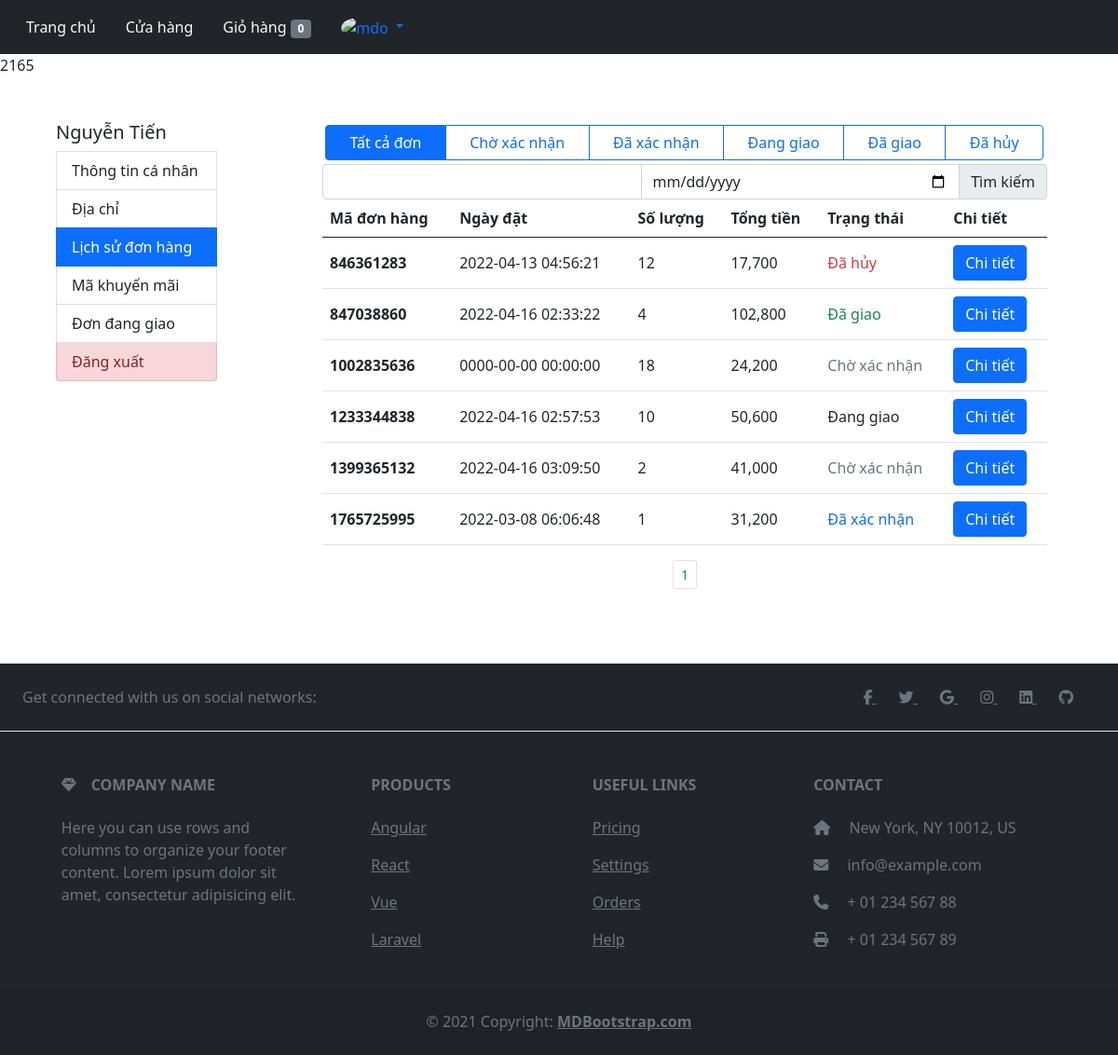
Before: /user/lichsudonhang.php?lichsu&id=2165 (signed in) with the older database file.
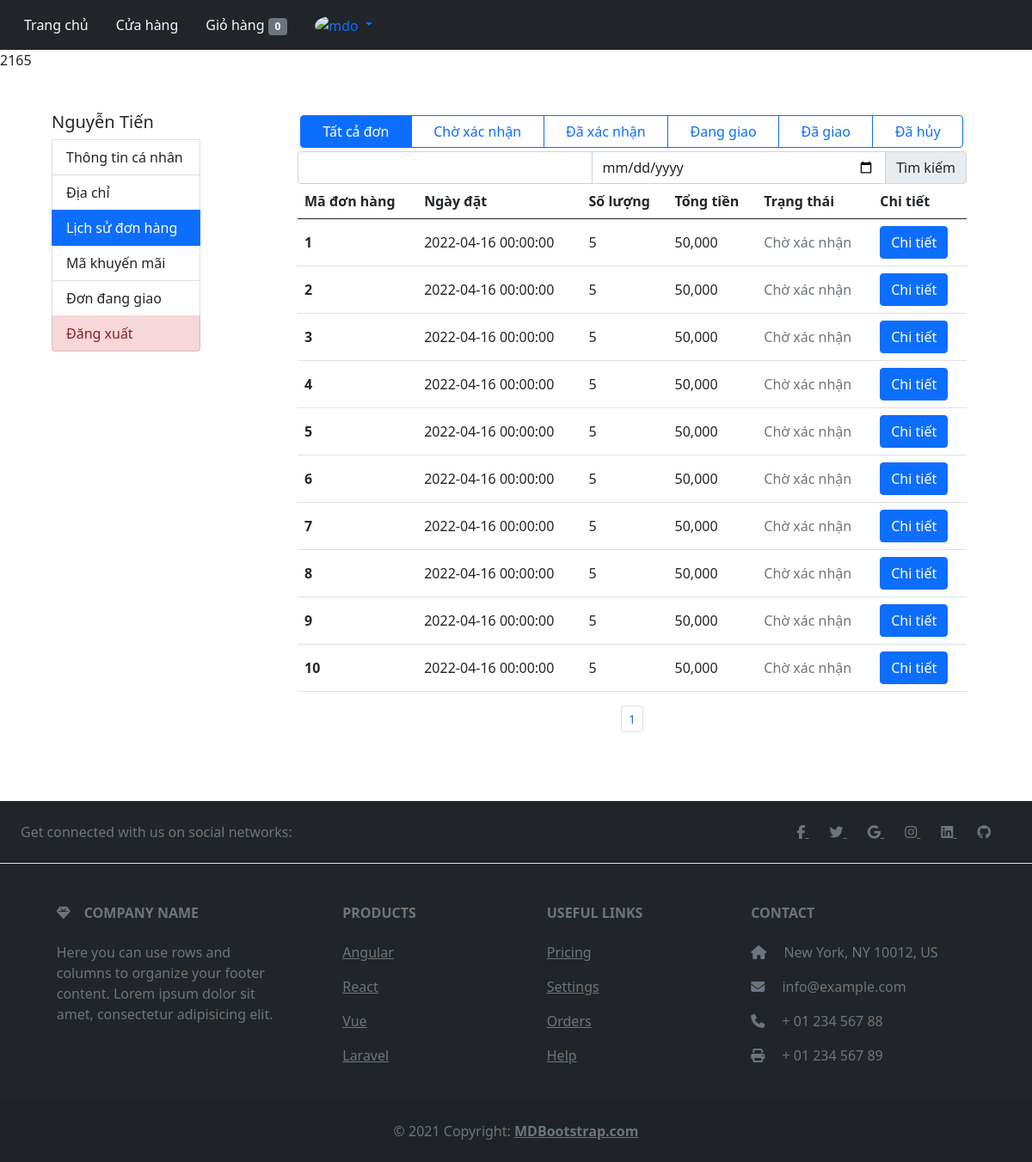
After: the same page with the newer database file.
### tables this page shows
CREATE TABLE `hoadon` (
  `id_hoadon` int(11) NOT NULL,
  `id_user` int(11) NOT NULL,
  `ngaymua` datetime NOT NULL,
  `fullname` varchar(50) NOT NULL,
  `phone` varchar(11) NOT NULL,
  `address` varchar(100) NOT NULL,
  `total_product` int(11) NOT NULL,
  `magiamgia` varchar(100) DEFAULT NULL,
  `total_money` int(11) NOT NULL,
  `statuss` varchar(50) NOT NULL
);

### query.php (called while the page is built, shortened)
<?php
function connection(){
    $conn = mysqli_connect(HOST, USERNAME, PASSWORD, DATABASE);
    return $conn;
}
function executeResult($sql){
	$conn = connection();
	$result = mysqli_query($conn, $sql);
	$data   = [];
	if ($result != null) {
		while ($row = mysqli_fetch_assoc($result)) {
			$data[] = $row;
		}
	}
	return $data;
}
function countRow($sql){
    $conn=connection();
    $result=mysqli_query($conn, $sql);
    $numrow=0;
    if($result){
        $numrow=mysqli_num_rows($result);
    }else $numrow=0;
    return $numrow;
}
?>

### user/lichsudonhang.php (the view, shortened to what the changed rows need)
<!DOCTYPE html>
<html lang="en">
<head>
    <link href="https://cdn.jsdelivr.net/npm/bootstrap@5.0.2/dist/css/bootstrap.min.css" rel="stylesheet">
</head>
<body>
    <div style="display: flex; width:90%; margin:3rem auto 3rem auto; justify-content: space-between;">
        <div id="manhinh" style="width:75%;">
            <div style="padding:0 1rem 1rem 1rem;" id="lichsudonhang">
                <table class="table">
                    <thead>
                        <tr>
                            <th scope="col">Mã đơn hàng</th>
                            <th scope="col">Ngày đặt</th>
                            <th scope="col">Số lượng</th>
                            <th scope="col">Tổng tiền</th>
                            <th scope="col">Trạng thái</th>
                            <th scope="col">Chi tiết</th>
                        </tr>
                    </thead>
                    <tbody id="orderlist">
                        <?php require_once('../query.php');
                        if (isset($_GET['lichsu'])) {
                            $trangthai = isset($_GET['val']) ? $_GET['val'] : "";
                            if (empty($trangthai)) {
                                $sql = "SELECT * FROM hoadon LIMIT 0, 10";
                            } else $sql = "SELECT * FROM hoadon WHERE statuss='{$trangthai}' LIMIT 0, 10";
                            $s = array('arr1' => '', 'arr2' => '');
                            $result = executeResult($sql);
                            $resul1t = countRow($sql);
                            if ($resul1t > 0) {
                                foreach ($result as $row) {
                                    $s['arr1'] .= '<tr>
                            <th class="align-middle">
                                <p class="mb-0">' . $row['id_hoadon'] . '</p>
                            </th>
                            <td class="align-middle">
                                <p class="mb-0" style="font-weight: 500;">' . $row['ngaymua'] . '</p>
                            </td>
                            <td class="align-middle">
                                <p class="mb-0" style="font-weight: 500;">' . number_format($row['total_product']) . '</p>
                            </td>
                            <td class="align-middle">
                                <p class="mb-0" style="font-weight: 500;">' . number_format($row['total_money']) . '</p>
                            </td>';
                                    if ($row['statuss'] == 'Chờ xác nhận') {
                                        $s['arr1'] .= '<td class="align-middle">
                                <p class="mb-0 text-secondary" style="font-weight: 500;">' . $row['statuss'] . '</p>
                            </td>';
                                    }
                                    if ($row['statuss'] == 'Đã xác nhận') {
                                        $s['arr1'] .= '<td class="align-middle">
                                <p class="mb-0 text-primary" style="font-weight: 500;">' . $row['statuss'] . '</p>
                            </td>';
                                    }
                                    if ($row['statuss'] == 'Đang giao') {
                                        $s['arr1'] .= '<td class="align-middle">
                                <p class="mb-0" style="font-weight: 500;">' . $row['statuss'] . '</p>
                            </td>';
                                    }
                                    if ($row['statuss'] == 'Đã hủy') {
                                        $s['arr1'] .= '<td class="align-middle">
                                <p class="mb-0 text-danger" style="font-weight: 500;">' . $row['statuss'] . '</p>
                            </td>';
                                    }
                                    if ($row['statuss'] == 'Đã giao') {
                                        $s['arr1'] .= '<td class="align-middle">
                                <p class="mb-0 text-success" style="font-weight: 500;">' . $row['statuss'] . '</p>
                            </td>';
                                    }
                                    $s['arr1'] .= '<td class="align-middle">
                                <a class="mb-0 btn btn-primary" href="./chitietdonhang_user.php?id=' . $row['id_hoadon'] . '">Chi tiết</a>
                            </td>
                        </tr>';
                                }
                                for ($i = 0; $i < ceil($resul1t / 10); $i++) {
                                    $s['arr2'] .= '<li class="page-item"><a class="page-link" onclick="phantrang(' . ($i + 1) . ')">1</a></li>';
                                }
                            } else {
                                $s['arr1'] = 'Không tìm thấy';
                                $s['arr2'] = 'Không tìm thấy';
                            };
                            echo ($s['arr1']);
                        }
                        ?>
                    </tbody>
                </table>
            </div>
        </div>
    </div>
</body>
</html>

Changed rows visible on the page:
no longer on this page (row unchanged): hoadon: id_hoadon "846361283", ngaymua "2022-04-13 04:56:21", total_product "12", total_money "17,700", statuss "Đã hủy"
no longer on this page (row unchanged): hoadon: id_hoadon "847038860", ngaymua "2022-04-16 02:33:22", total_product "4", total_money "102,800", statuss "Đã giao"
no longer on this page (row unchanged): hoadon: id_hoadon "1002835636", ngaymua "0000-00-00 00:00:00", total_product "18", total_money "24,200", statuss "Chờ xác nhận"
no longer on this page (row unchanged): hoadon: id_hoadon "1233344838", ngaymua "2022-04-16 02:57:53", total_product "10", total_money "50,600", statuss "Đang giao"
no longer on this page (row unchanged): hoadon: id_hoadon "1399365132", ngaymua "2022-04-16 03:09:50", total_product "2", total_money "41,000", statuss "Chờ xác nhận"
no longer on this page (row unchanged): hoadon: id_hoadon "1765725995", ngaymua "2022-03-08 06:06:48", total_product "1", total_money "31,200", statuss "Đã xác nhận"
added hoadon: id_hoadon "1", ngaymua "2022-04-16 00:00:00", total_product "5", total_money "50,000", statuss "Chờ xác nhận"
added hoadon: id_hoadon "2", ngaymua "2022-04-16 00:00:00", total_product "5", total_money "50,000", statuss "Chờ xác nhận"
added hoadon: id_hoadon "3", ngaymua "2022-04-16 00:00:00", total_product "5", total_money "50,000", statuss "Chờ xác nhận"
added hoadon: id_hoadon "4", ngaymua "2022-04-16 00:00:00", total_product "5", total_money "50,000", statuss "Chờ xác nhận"
added hoadon: id_hoadon "5", ngaymua "2022-04-16 00:00:00", total_product "5", total_money "50,000", statuss "Chờ xác nhận"
added hoadon: id_hoadon "6", ngaymua "2022-04-16 00:00:00", total_product "5", total_money "50,000", statuss "Chờ xác nhận"
added hoadon: id_hoadon "7", ngaymua "2022-04-16 00:00:00", total_product "5", total_money "50,000", statuss "Chờ xác nhận"
added hoadon: id_hoadon "8", ngaymua "2022-04-16 00:00:00", total_product "5", total_money "50,000", statuss "Chờ xác nhận"
added hoadon: id_hoadon "9", ngaymua "2022-04-16 00:00:00", total_product "5", total_money "50,000", statuss "Chờ xác nhận"
added hoadon: id_hoadon "10", ngaymua "2022-04-16 00:00:00", total_product "5", total_money "50,000", statuss "Chờ xác nhận"
Other visible differences:
text no longer shown: "Chi tiết Chi tiết Chi tiết Chi tiết Chi tiết Chi tiết"
text now shown: "Chi tiết Chi tiết Chi tiết Chi tiết Chi tiết Chi tiết Chi tiết Chi tiết Chi tiết Chi tiết"
